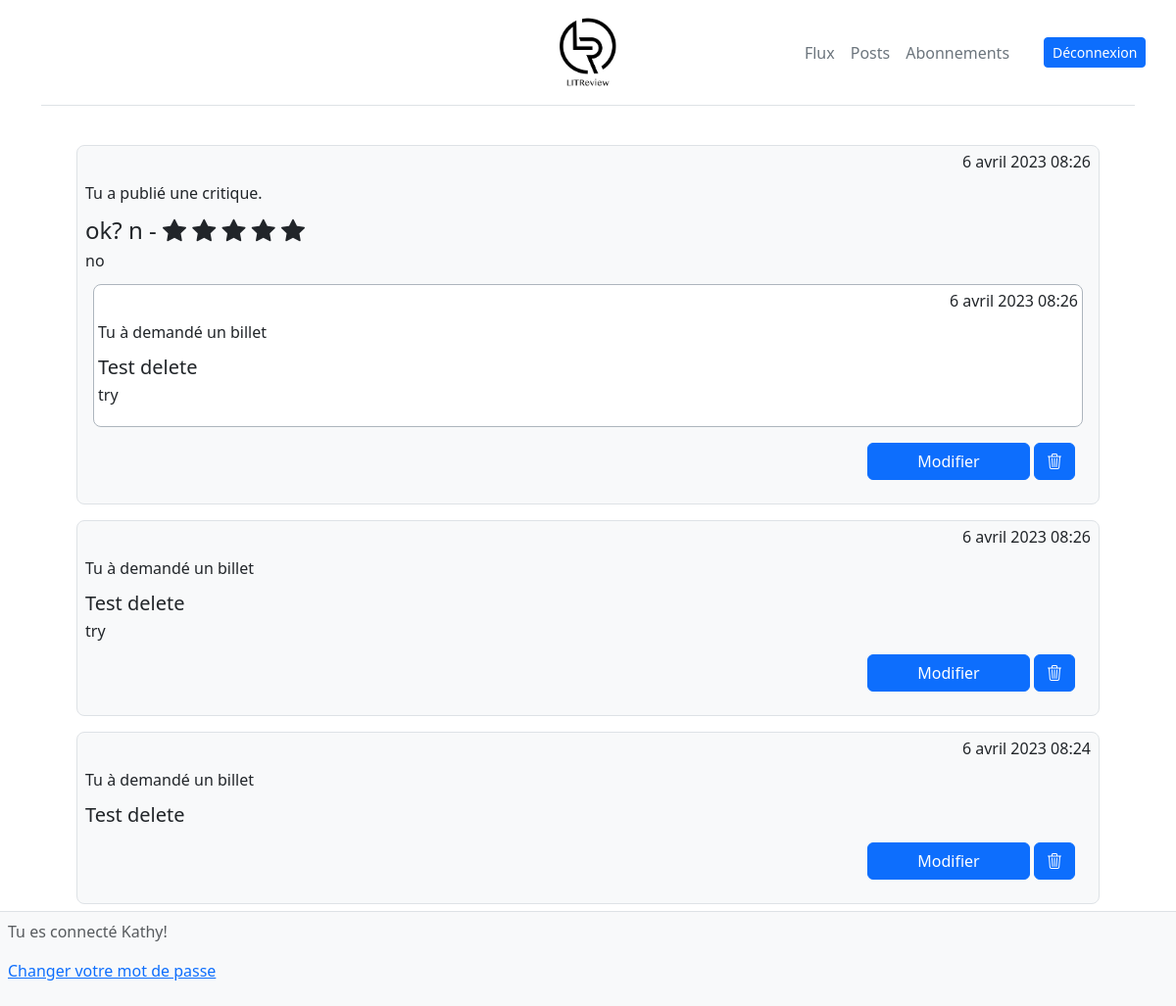
/posts/ (signed in), run on an earlier commit of the app's database.
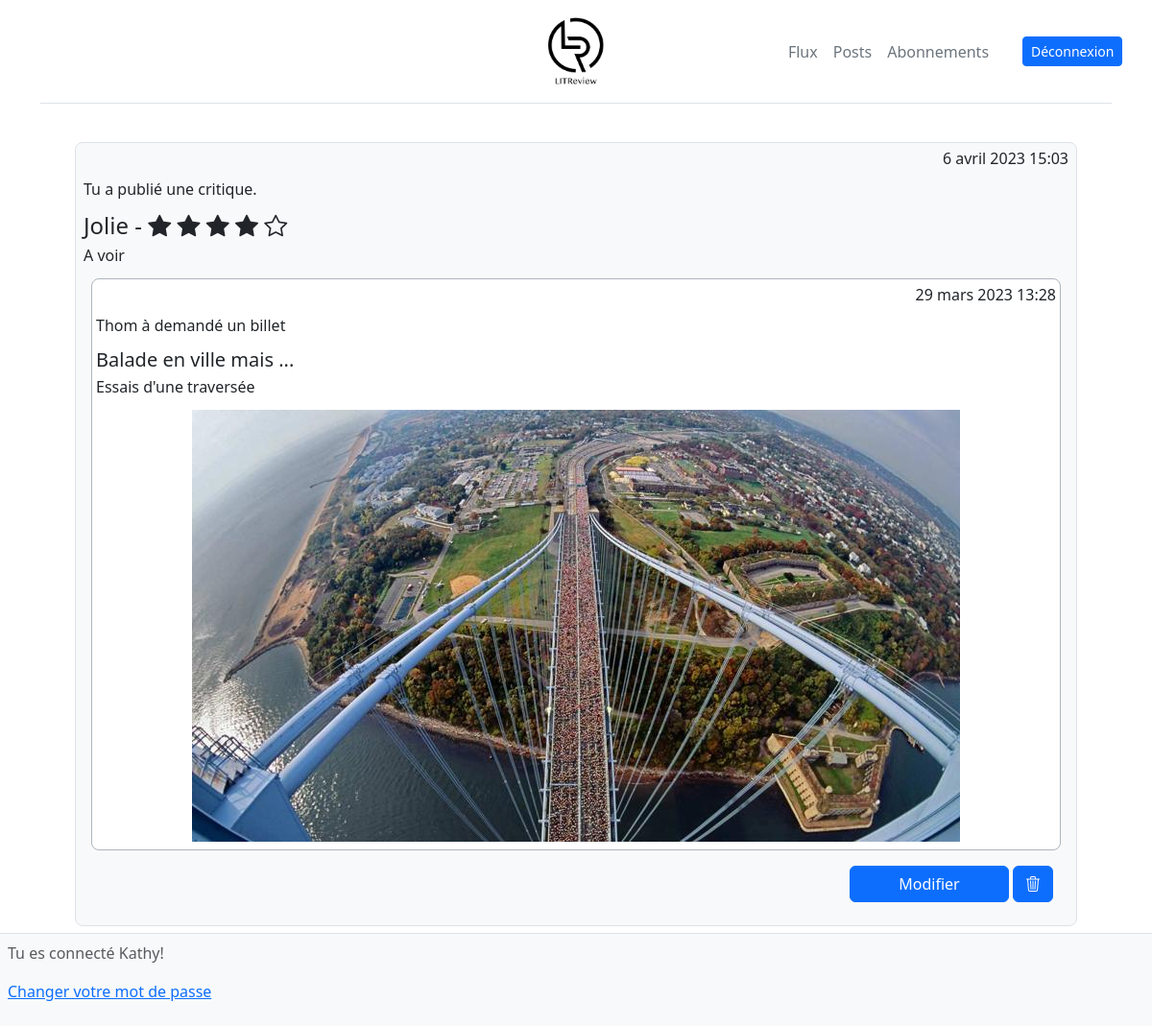
And on a later commit of the database.
### mvp/models.py (models this page shows, shortened)
class Review(models.Model):
    ticket = models.ForeignKey(to=Ticket, on_delete=models.CASCADE)
    rating = models.PositiveSmallIntegerField(
        validators=[MinValueValidator(0), MaxValueValidator(5)]
    )
    headline = models.CharField(max_length=128)
    body = models.CharField(max_length=8192, blank=True)
    user = models.ForeignKey(to=settings.AUTH_USER_MODEL, on_delete=models.CASCADE)
    time_created = models.DateTimeField(auto_now_add=True)

class Ticket(models.Model):
    title = models.CharField(max_length=128)
    description = models.TextField(max_length=2048, blank=True)
    user = models.ForeignKey(to=settings.AUTH_USER_MODEL, on_delete=models.CASCADE)
    image = models.ImageField(null=True, blank=True)
    time_created = models.DateTimeField(auto_now_add=True)
    IMAGE_MAX_SIZE = (800, 800)

### authentication/models.py (models this page shows, shortened)
class MyUser(AbstractBaseUser, PermissionsMixin):
    username = models.CharField(max_length=40, unique=True)
    USERNAME_FIELD = 'username'
    EMAIL_FIELD = 'email'
    ADMINISTRATOR = 'ADMINISTRATOR'
    SUBSCRIBER = 'SUBSCRIBER'
    ROLE_CHOICES = [
        (ADMINISTRATOR, 'Administrateur'),
        (SUBSCRIBER, 'Utilisateur'),
    ]
    REQUIRED_FIELDS = ['email']
    email = models.EmailField(
        verbose_name='email address',
        max_length=255,
        unique=True,
        null=True,
        blank=True,
    )
    role = models.CharField(max_length=30, choices=ROLE_CHOICES, default=SUBSCRIBER, verbose_name='Rôle')
    is_active = models.BooleanField(default=True)
    is_admin = models.BooleanField(default=False)
    objects = MyCustomManager()
    def __str__(self):
        return self.username

### mvp/views.py (the view)
# urls.py: path('posts/', mvp.views.Posts.as_view(template_name='mvp/posts.html'), name='posts'),
class Posts(LoginRequiredMixin, ListView):
    paginate_by = 4
    def get_queryset(self):
        reviews = Review.objects.filter(user=self.request.user)
        reviews = reviews.annotate(content_type=Value('REVIEW', CharField()))
        tickets = Ticket.objects.filter(user=self.request.user)
        tickets = tickets.annotate(content_type=Value('TICKET', CharField()))
        posts = sorted(
            chain(reviews, tickets),
            key=lambda post: post.time_created,
            reverse=True
        )
        return posts

### mvp/templatetags/mvp_extras.py (called while the page is built)
@register.filter
def get_range_one_to_x(value):
    list_of_one_to_value = []
    for i in range(1, value + 1):
        list_of_one_to_value += [i]
    return list_of_one_to_value

@register.simple_tag(takes_context=True)
def get_poster_display(context, user):
    if user == context['user']:
        return 'Tu'
    return user

### mvp/templates/mvp/posts.html (shortened to what this page needs)
{% extends 'base.html' %}
{% load i18n %}
{% load django_bootstrap5 %}
{% block bootstrap5_extra_head %}<link rel="stylesheet" href="https://cdn.jsdelivr.net/npm/bootstrap-icons@1.10.3/font/bootstrap-icons.css">{% endblock %}
{% load mvp_extras %}
{% block content %}
    <div class="container-lg">
        <div class=" px-4 py-2 my-3">
            <div class="d-flex row">
                {% for instance in page_obj %}
                    {% if instance.content_type == 'TICKET' %}
                        {% include 'mvp/partials/ticket_editable_snippet.html' with ticket=instance %}
                    {% endif %}
                    {% if instance.content_type == 'REVIEW' %}
                        {% include 'mvp/partials/review_editable_snippet.html' with review=instance %}
                    {% endif %}
                {% endfor %}
            </div>
        </div>
    </div>
{% endblock content %}

### mvp/templates/mvp/partials/review_editable_snippet.html (shortened to what this page needs)
{% load get_poster_display get_range_one_to_x from mvp_extras %}
{% load i18n %}
{% load django_bootstrap5 %}
{% bootstrap_css %}
{% block bootstrap5_extra_head %}<link rel="stylesheet" href="https://cdn.jsdelivr.net/npm/bootstrap-icons@1.10.3/font/bootstrap-icons.css">{% endblock %}
<div class="lh-1 p-1 p-md-2 border rounded-3 bg-light my-2 ">
    <p class="fw-light text-end">{{ review.time_created }}</p>
    <p>{% get_poster_display review.user %} {% translate 'have publied one review' %}</p>
    <h4>{{ review.headline }} -
    {% for i in 5|get_range_one_to_x %}
        {% if i <= review.rating %}
            <i class="bi bi-star-fill"></i>
        {% else %}
            <i class="bi bi-star"></i>
        {% endif %}
    {% endfor %}</h4>
    <p>{{ review.body }}</p>
    <div class="lh-1 px-1 py-2 border border-dark-subtle rounded-3 bg-white m-2 ">
        <p class="fw-light text-end">{{ review.ticket.time_created }}</p>
        <p>{% get_poster_display review.ticket.user %} {% translate 'have asked one ticket' %}</p>
        <h5>{{ review.ticket.title }}</h5>
        <p>{{ review.ticket.description }}</p>
        <div class="d-flex  justify-content-center">
            {% if review.ticket.image %}
                <img class="img-fluid" src="{{ review.ticket.image.url }}" alt="image-{{ review.ticket.title }}">
            {% endif %}
        </div>
    </div>
    <div class="m-3 text-end">
        <a href="{% url 'MyFormUpdateReviewView' review.id %}" class="col-2 btn btn-primary">
            {% translate 'Edit' %}
        </a>
        <button type="button" class="btn btn-primary" data-bs-toggle="modal" data-bs-target="#staticBackdrop-{{ review.id }}">
            <i class="bi bi-trash3"></i>
        </button>
    </div>
</div>

### mvp/templates/mvp/partials/ticket_editable_snippet.html (shortened to what this page needs)
{% load get_poster_display from mvp_extras %}
{% load i18n %}
{% load django_bootstrap5 %}
{% bootstrap_css %}
{% block bootstrap5_extra_head %}<link rel="stylesheet" href="https://cdn.jsdelivr.net/npm/bootstrap-icons@1.10.3/font/bootstrap-icons.css">{% endblock %}
<div class="lh-1 p-1 p-md-2 border rounded-3 bg-light my-2 ">
    <p class="fw-light text-end">{{ ticket.time_created }}</p>
    <p>{% get_poster_display ticket.user %} {% translate 'have asked one ticket' %}</p>
    <h5>{{ ticket.title }}</h5>
    <p>{{ ticket.description }}</p>
    <div class="m-3 text-end">
        <a href="{% url 'MyFormUpdateTicketView' ticket.id %}" class="col-2 btn btn-primary">
            {% translate 'Edit' %}
        </a>
        <button type="button" class="btn btn-primary" data-bs-toggle="modal" data-bs-target="#staticBackdrop-{{ ticket.id }}">
            <i class="bi bi-trash3"></i>
        </button>
    </div>
</div>

What changed in the data, as far as the page shows it:
removed Review: time_created "6 avril 2023 08:26", user "Tu", headline "ok? n", rating 5 (drawn), body "no", ticket.time_created "6 avril 2023 08:26", ticket.user_id "Tu", ticket "Test delete", ticket.description "try"
removed Ticket: time_created "6 avril 2023 08:26", user "Tu", title "Test delete", description "try"
removed Ticket: time_created "6 avril 2023 08:24", user "Tu", title "Test delete"
added Review: time_created "6 avril 2023 15:03", user "Tu", headline "Jolie", rating 4 (drawn), body "A voir", ticket.time_created "29 mars 2023 13:28", ticket.username "Thom", ticket "Balade en ville mais ...", ticket.description "Essais d'une traversée", ticket.image (picture)
